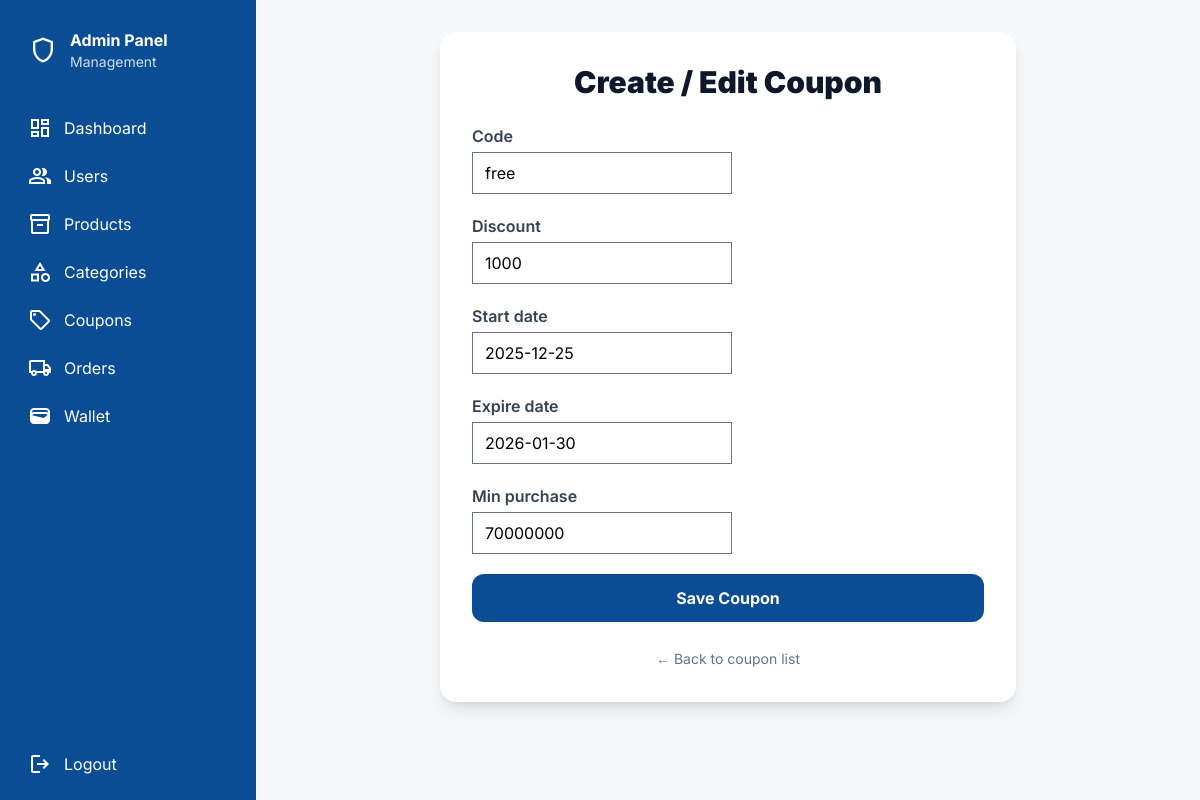
Page /users/admin_coupon_edit/10/ (signed in) on the committed database.
### products/models.py (models this page shows, shortened)
class Coupons(models.Model):
    code=models.CharField(max_length=6,unique=True)
    discount=models.PositiveIntegerField(help_text='flat_discount')
    is_active=models.BooleanField(default=True)
    created_on=models.DateTimeField(auto_now_add=True)
    start_date=models.DateField(null=True)
    expire_date=models.DateField()
    min_purchase=models.PositiveIntegerField(default=0)

### users/views.py (the view)
# urls.py: path('admin_coupon_edit/<int:pk>/',views.admin_coupon_edit,name='admin_coupon_edit'),
def admin_coupon_edit(request,pk):
     if not request.session.get('admin_id'):
          return redirect('admin_login')
     coupon=get_object_or_404(Coupons,pk=pk)
     if request.method=='POST':
          form=CouponForm(request.POST,instance=coupon)
          if form.is_valid():
               form.save()
               return redirect('admin_coupon_list')
     form=CouponForm(instance=coupon)
     return render(request,'admin/admin_coupon_edit.html',{'form':form})

### products/forms.py (shortened to what this page needs)
class CouponForm(forms.ModelForm):
    class Meta:
        model=Coupons
        fields=['code','discount','start_date','expire_date','min_purchase']

### templates/admin/admin_coupon_edit.html (shortened to what this page needs)
{% extends 'admin/dashboard.html' %}
{% load static %}
{% block content %}
<div class="max-w-xl mx-auto bg-white rounded-2xl shadow-lg p-8">
  <h2 class="text-3xl font-black text-slate-900 mb-6 text-center">
    Create / Edit Coupon
  </h2>
 <form method="post" class="space-y-5" autocomplete="on">
  {% for field in form %}
    <div>
      <label class="block mb-1 font-semibold text-gray-700">
        {{ field.label }}
      </label>
      {{ field }}
    </div>
  {% endfor %}
  <button type="submit"
          class="w-full h-12 bg-primary text-white font-bold
                 rounded-xl hover:bg-primary/90 transition">
    Save Coupon
  </button>
</form>
  <div class="mt-6 text-center">
    <a href="{% url 'admin_coupon_list' %}"
       class="text-sm text-slate-500 hover:text-slate-700">
      ← Back to coupon list
    </a>
  </div>
</div>
{% endblock %}

### rows in the picture
Coupons: form "free" "1000" "2025-12-25" "2026-01-30" "70000000"

### other values in the picture
{{ field.label }} "Code" "Discount" "Start date" "Expire date" "Min purchase"
